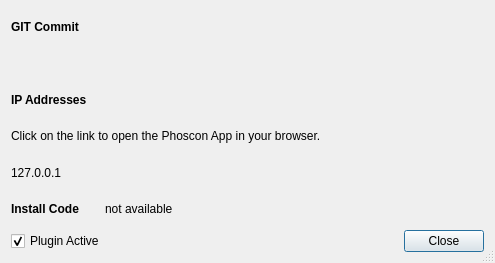
<?xml version="1.0" encoding="UTF-8"?>
<ui version="4.0">
 <class>DeWebWidget</class>
 <widget class="QDialog" name="DeWebWidget">
  <property name="geometry">
   <rect>
    <x>0</x>
    <y>0</y>
    <width>495</width>
    <height>263</height>
   </rect>
  </property>
  <property name="windowTitle">
   <string>DE REST API</string>
  </property>
  <property name="sizeGripEnabled">
   <bool>true</bool>
  </property>
  <layout class="QVBoxLayout" name="verticalLayout">
   <item>
    <widget class="QLabel" name="label_3">
     <property name="font">
      <font>
       <weight>75</weight>
       <bold>true</bold>
      </font>
     </property>
     <property name="text">
      <string>GIT Commit</string>
     </property>
    </widget>
   </item>
   <item>
    <widget class="QLabel" name="gitCommitLabel">
     <property name="text">
      <string>&lt;commit hash&gt;</string>
     </property>
    </widget>
   </item>
   <item>
    <widget class="QLabel" name="label">
     <property name="font">
      <font>
       <weight>75</weight>
       <bold>true</bold>
      </font>
     </property>
     <property name="text">
      <string>IP Addresses</string>
     </property>
    </widget>
   </item>
   <item>
    <widget class="QLabel" name="label_2">
     <property name="text">
      <string>Click on the link to open the Phoscon App in your browser.</string>
     </property>
    </widget>
   </item>
   <item>
    <widget class="QLabel" name="ipAddressesLabel">
     <property name="text">
      <string>127.0.0.1</string>
     </property>
     <property name="margin">
      <number>16</number>
     </property>
    </widget>
   </item>
   <item>
    <layout class="QHBoxLayout" name="horizontalLayout_2" stretch="0,0,0,0">
     <item>
      <widget class="QLabel" name="label_4">
       <property name="font">
        <font>
         <weight>75</weight>
         <bold>true</bold>
        </font>
       </property>
       <property name="text">
        <string>Install Code</string>
       </property>
      </widget>
     </item>
     <item>
      <spacer name="horizontalSpacer_3">
       <property name="orientation">
        <enum>Qt::Horizontal</enum>
       </property>
       <property name="sizeType">
        <enum>QSizePolicy::Minimum</enum>
       </property>
       <property name="sizeHint" stdset="0">
        <size>
         <width>20</width>
         <height>20</height>
        </size>
       </property>
      </spacer>
     </item>
     <item>
      <widget class="QLabel" name="labelInstallCode">
       <property name="text">
        <string>not available</string>
       </property>
      </widget>
     </item>
     <item>
      <spacer name="horizontalSpacer">
       <property name="orientation">
        <enum>Qt::Horizontal</enum>
       </property>
       <property name="sizeHint" stdset="0">
        <size>
         <width>40</width>
         <height>20</height>
        </size>
       </property>
      </spacer>
     </item>
    </layout>
   </item>
   <item>
    <layout class="QHBoxLayout" name="horizontalLayout">
     <item>
      <widget class="QCheckBox" name="pluginActiveCheckBox">
       <property name="text">
        <string>Plugin Active</string>
       </property>
       <property name="checked">
        <bool>true</bool>
       </property>
      </widget>
     </item>
     <item>
      <spacer name="horizontalSpacer_2">
       <property name="orientation">
        <enum>Qt::Horizontal</enum>
       </property>
       <property name="sizeHint" stdset="0">
        <size>
         <width>92</width>
         <height>20</height>
        </size>
       </property>
      </spacer>
     </item>
     <item>
      <widget class="QPushButton" name="closeButton">
       <property name="text">
        <string>Close</string>
       </property>
      </widget>
     </item>
    </layout>
   </item>
  </layout>
 </widget>
 <resources/>
 <connections>
  <connection>
   <sender>closeButton</sender>
   <signal>clicked()</signal>
   <receiver>DeWebWidget</receiver>
   <slot>accept()</slot>
   <hints>
    <hint type="sourcelabel">
     <x>218</x>
     <y>128</y>
    </hint>
    <hint type="destinationlabel">
     <x>162</x>
     <y>133</y>
    </hint>
   </hints>
  </connection>
 </connections>
</ui>
